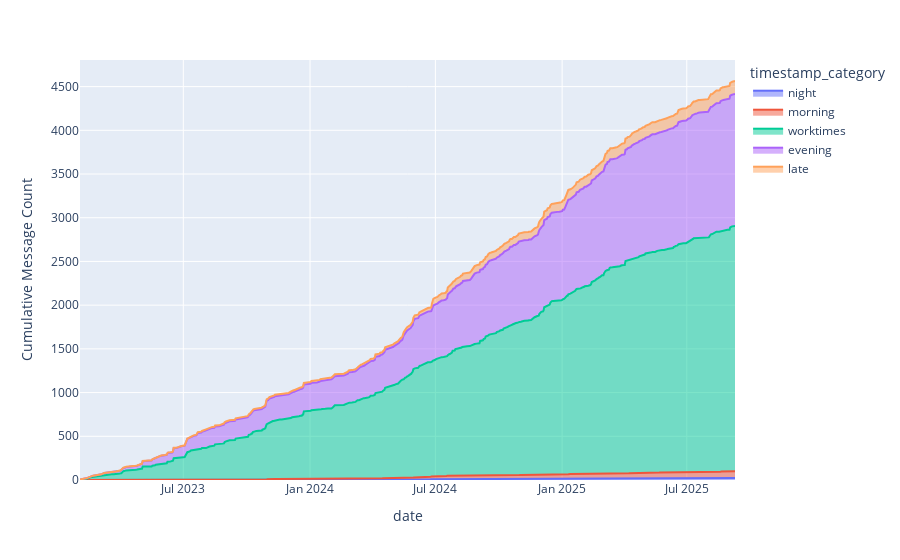

This figure's notebook cell:
### Markdown cell above
Another nice plot is the area plot. Plotly has a nice version if this one.

### Code cell
import plotly.express as px

# first count the number for every category, for every date
p = df.groupby(["date", "timestamp_category"]).size().reset_index(name="message_count")
# then, make the count cumulative for every category
p["cumulative_count"] = p.groupby("timestamp_category")["message_count"].cumsum()

fig = px.area(
    p,
    x="date",
    y="cumulative_count",
    color="timestamp_category",
    line_group="timestamp_category",
    labels={"cumulative_count": "Cumulative Message Count"},
)
fig.show()

### Figure 1 — Plotly figure (JSON) as saved in the notebook; plotly's stock layout.template omitted (floating-point values rounded to 4 significant figures; data arrays with more than 128 entries replaced by an {"elided": "..."} marker saying what was removed)
{"data": [{"fillpattern": {"shape": ""}, "hovertemplate": "timestamp_category=night<br>date=%{x}<br>Cumulative Message Count=%{y}<extra></extra>", "legendgroup": "night", "line": {"color": "#636efa"}, "marker": {"symbol": "circle"}, "mode": "lines", "name": "night", "orientation": "v", "showlegend": true, "stackgroup": "1", "type": "scatter", "x": {"elided": "572 str values"}, "xaxis": "x", "y": {"elided": "572 int values"}, "yaxis": "y"}, {"fillpattern": {"shape": ""}, "hovertemplate": "timestamp_category=morning<br>date=%{x}<br>Cumulative Message Count=%{y}<extra></extra>", "legendgroup": "morning", "line": {"color": "#EF553B"}, "marker": {"symbol": "circle"}, "mode": "lines", "name": "morning", "orientation": "v", "showlegend": true, "stackgroup": "1", "type": "scatter", "x": {"elided": "572 str values"}, "xaxis": "x", "y": {"elided": "572 int values"}, "yaxis": "y"}, {"fillpattern": {"shape": ""}, "hovertemplate": "timestamp_category=worktimes<br>date=%{x}<br>Cumulative Message Count=%{y}<extra></extra>", "legendgroup": "worktimes", "line": {"color": "#00cc96"}, "marker": {"symbol": "circle"}, "mode": "lines", "name": "worktimes", "orientation": "v", "showlegend": true, "stackgroup": "1", "type": "scatter", "x": {"elided": "572 str values"}, "xaxis": "x", "y": {"elided": "572 int values"}, "yaxis": "y"}, {"fillpattern": {"shape": ""}, "hovertemplate": "timestamp_category=evening<br>date=%{x}<br>Cumulative Message Count=%{y}<extra></extra>", "legendgroup": "evening", "line": {"color": "#ab63fa"}, "marker": {"symbol": "circle"}, "mode": "lines", "name": "evening", "orientation": "v", "showlegend": true, "stackgroup": "1", "type": "scatter", "x": {"elided": "572 str values"}, "xaxis": "x", "y": {"elided": "572 int values"}, "yaxis": "y"}, {"fillpattern": {"shape": ""}, "hovertemplate": "timestamp_category=late<br>date=%{x}<br>Cumulative Message Count=%{y}<extra></extra>", "legendgroup": "late", "line": {"color": "#FFA15A"}, "marker": {"symbol": "circle"}, "mode": "lines", "name": "late", "orientation": "v", "showlegend": true, "stackgroup": "1", "type": "scatter", "x": {"elided": "572 str values"}, "xaxis": "x", "y": {"elided": "572 int values"}, "yaxis": "y"}], "layout": {"legend": {"title": {"text": "timestamp_category"}, "tracegroupgap": 0}, "margin": {"t": 60}, "xaxis": {"anchor": "y", "domain": [0, 1], "title": {"text": "date"}}, "yaxis": {"anchor": "x", "domain": [0, 1], "title": {"text": "Cumulative Message Count"}}}}
